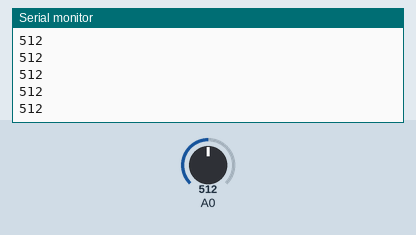
This sketch was run on a simulated Arduino Uno, built with avr-gcc and run on an emulated ATmega328P. Parts: the last lines printed to the serial monitor. The test bench sets the inputs (shaded band); at power-on: A0 = 512.

Above: at 1.2 s.
1.3 s: A0 set to 716
At 1.31 s:
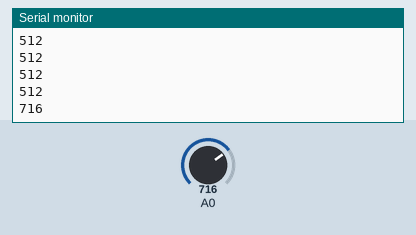
2.8 s: A0 set to 900
At 2.81 s:
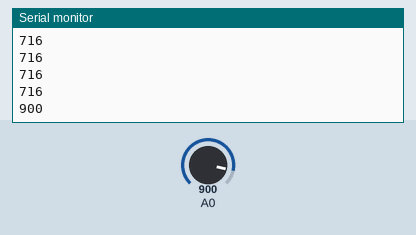
Timing chart, 0 to 5.8 s (numbered marks = the images above; inputs shaded):
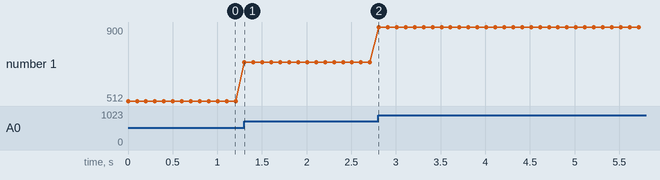

The sketch:

AnalogTest_Arduino.ino
```cpp
void setup() {
  // put your setup code here, to run once:
  Serial.begin(9600);
}

void loop() {
  int micValue = analogRead(A0); // read the analog value from pin A0
  Serial.println(micValue); // print the value to the serial monitor
  delay(100);
}
```

Measured:
- after the input at 1.3 s, the serial monitor: prints a new line at once (image 1)
- after the input at 2.8 s, the serial monitor: prints a new line at once (image 2)
- plotted number 1: 512 → 716 after the input at 1.3 s, 716 → 900 after the input at 2.8 s
